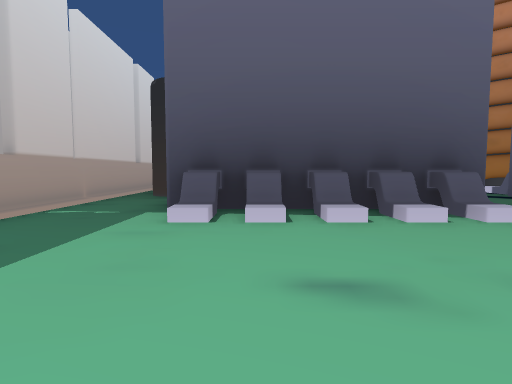
View 1 (above)

24 first-person views from a walk through a Unity game level. The camera is 1.2 m above the floor, tilts 4° down and sees 80° across. The floor is counted in squares, 2 m on a side. Each view is taken from the middle of a square. On the plan, view 1 faces up. The plan holds only what a view shows up to about 9 squares ahead; the rest is blank. The place goes on beyond the plan. The player character is not drawn. Door leaves are left out, so doorways stand open.

View 2
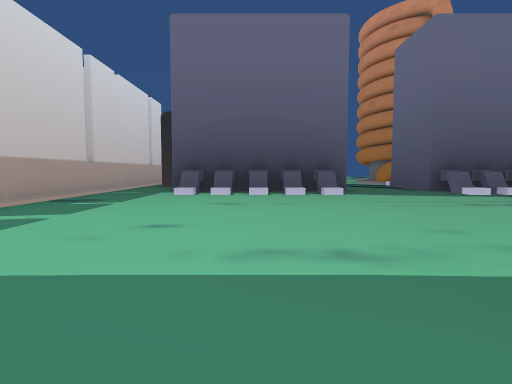

View 3
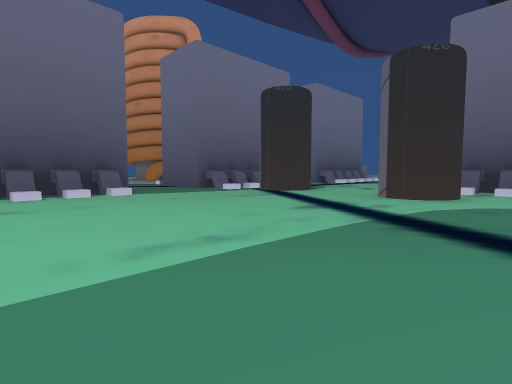

View 4
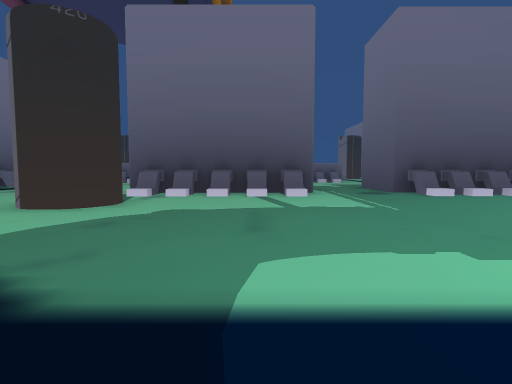

View 5
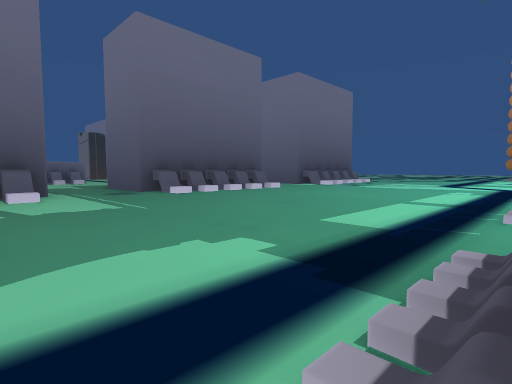

View 6
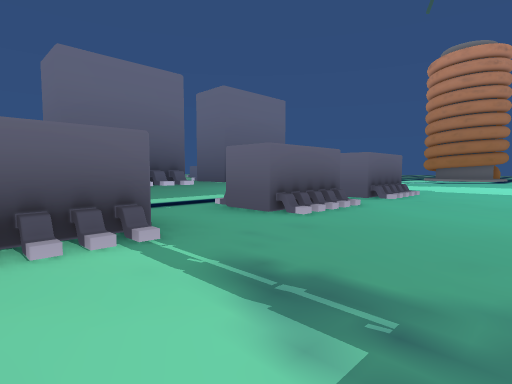

View 7
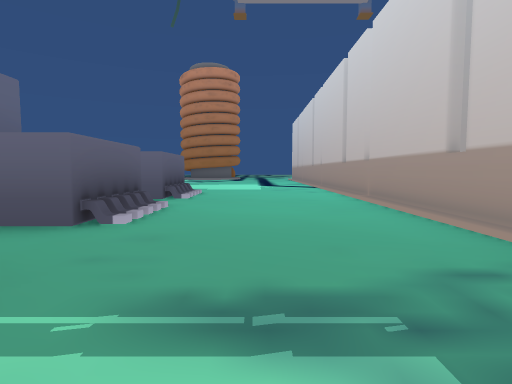

View 8
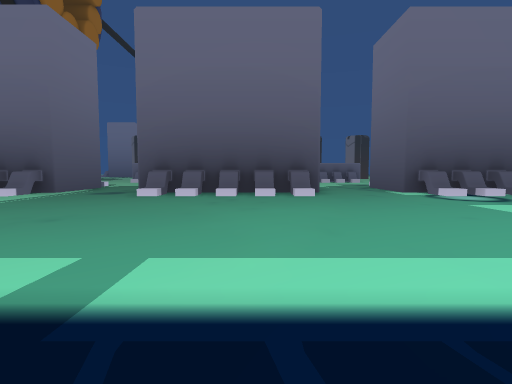

View 9
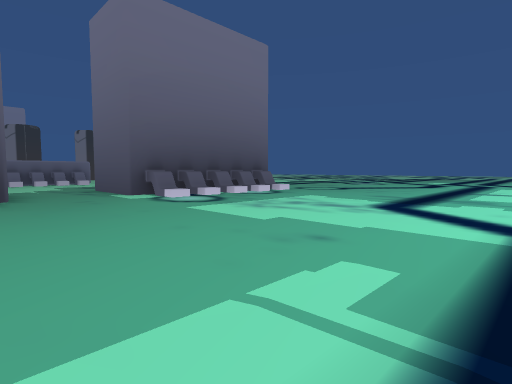

View 10
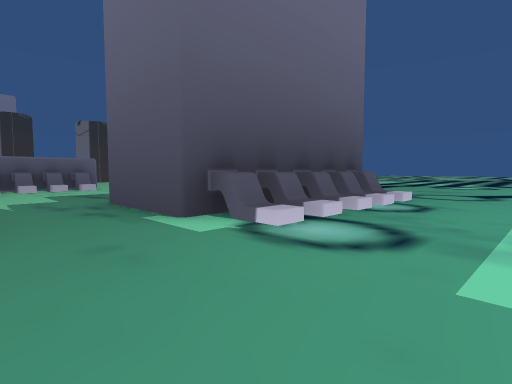

View 11
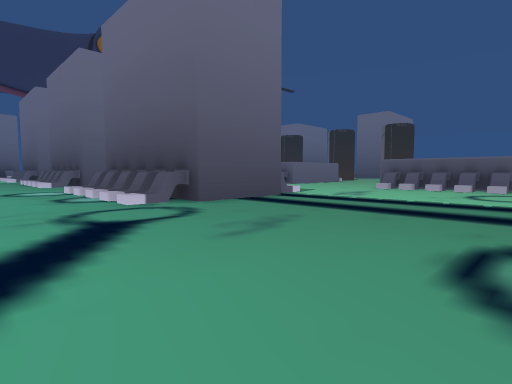

View 12
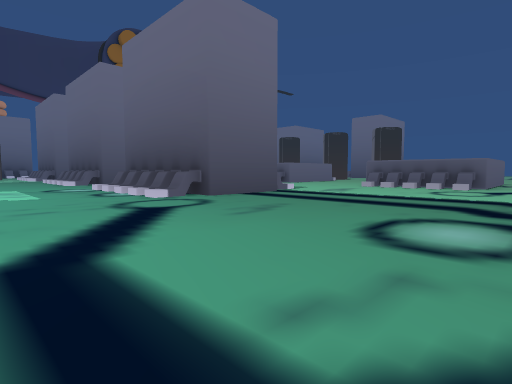

View 13
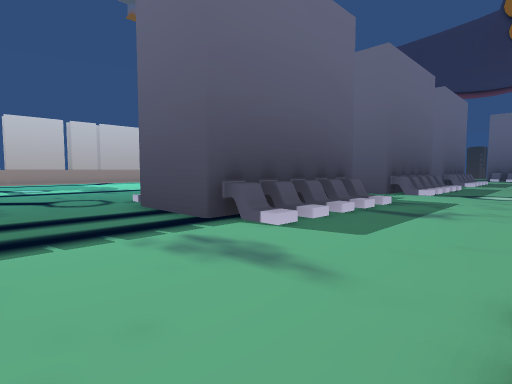

View 14
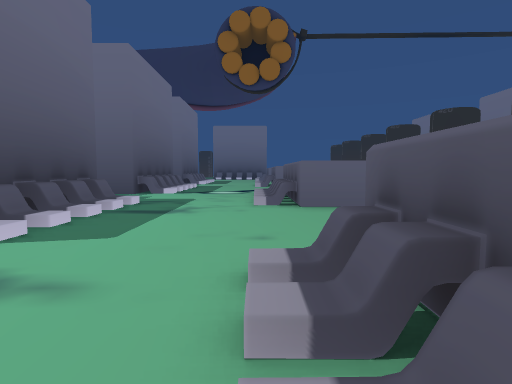

View 15
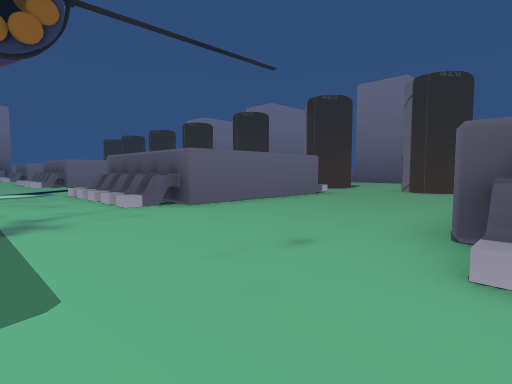

View 16
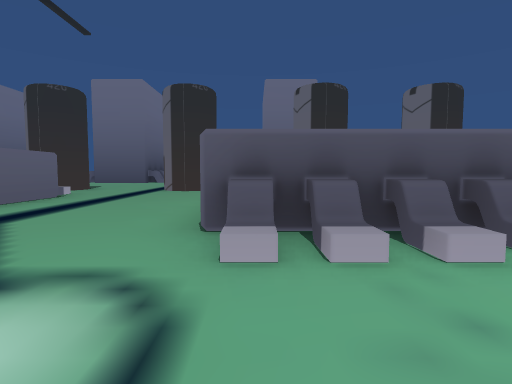

View 17
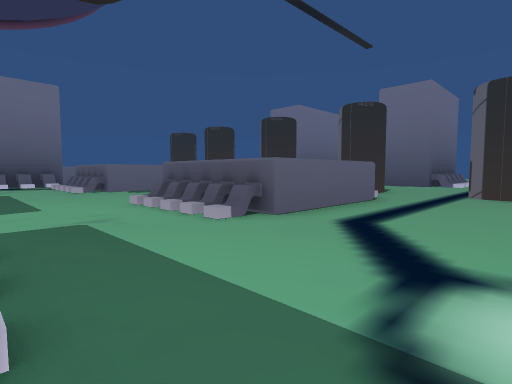

View 18
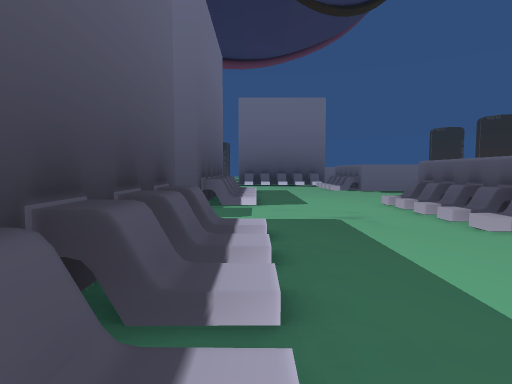

View 19
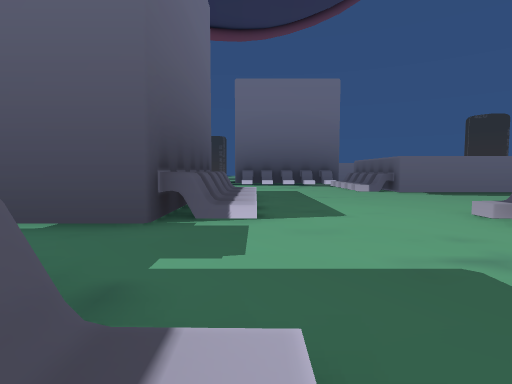

View 20
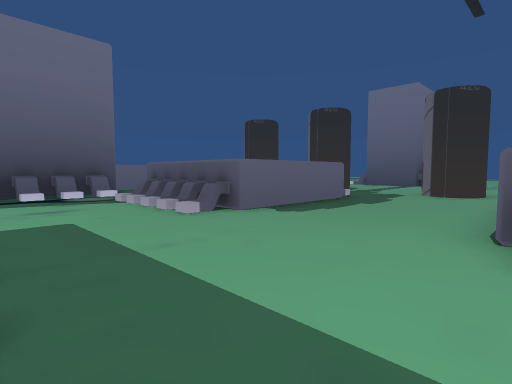

View 21
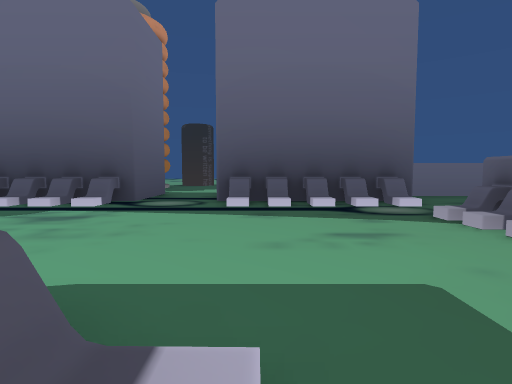

View 22
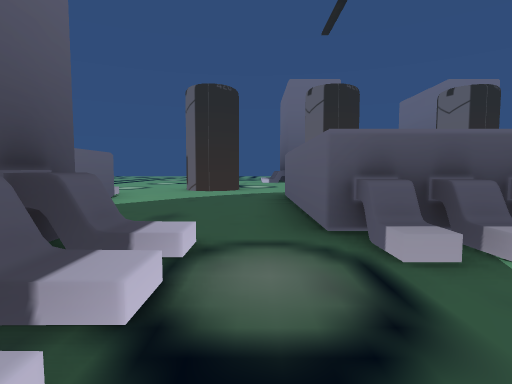

View 23
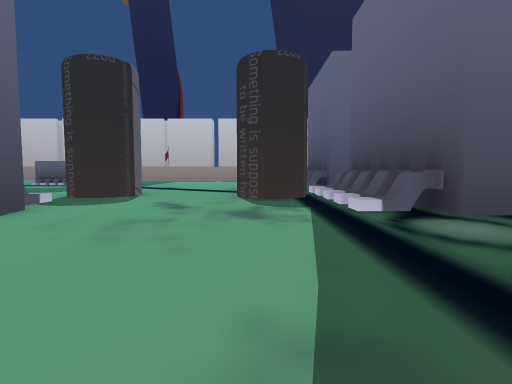

View 24
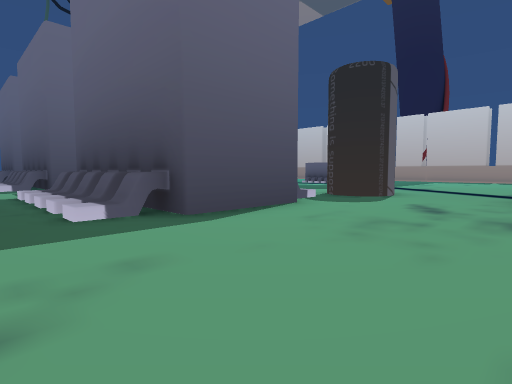

### Floor plan
Key: @ floor where view 1 was taken; # wall or solid block; x gap in a wall; . floor; / step, stairs or slope; D open door; ^ raised ledge; O other object.
Columns run from 4 left of view 1 to 25 right of it. Each row starts with its distance up from view 1.
  9  #
  8  #O
  7  #O      .#              ##..
  6 ##.      .#    #.      ......
  5 ##.#####..######.######......
  4 ##./////....................#O
  3  #..........#................
  2  #......... O......../#####.
  1 ##.................../#
  0   ..@................/#
 -1   .........##......../#####
 -2    ........OOx####/.........
 -3     ..........#  #/..........O
 -4     ..........#  #/.........OO
 -5       ........#  #/...........
 -6   ...OO.......####/../#
 -7   ...OO............../#
 -8   .................../#     O
 -9 ##.............###/../#####..
-10 ##...OO.......^# #/..........
-11  #...OO.......^###/..........O
-12  #............^###/.........#
-13 ##.DDOO.......^#  /........
-14  #.DDOO............../#
-15  #.... ............../#
-16    ... ........##..../#
-17    ..  .......^ ##.../#####.
-18        .......^  #...........
-19         ......^  #..........#O
-20         ......^  #..........#O
-21         .......###........
-22         ............./#
-23         ............./#
-24         ............./#
-25           .........../#
-26           ............
-27           ......

Positions as (right, up) in squares from view 1, and headings:
1: (0, 0), facing up
2: (1, -4), facing up
3: (0, -4), facing up-right
4: (2, -5), facing right
5: (2, -5), facing down-right
6: (-2, -6), facing down-right
7: (-1, -6), facing down
8: (2, -12), facing right
9: (3, -13), facing down-right
10: (7, -14), facing down-right
11: (7, -26), facing up-right
12: (6, -27), facing up-right
13: (17, -24), facing up-left
14: (17, -24), facing up
15: (15, -22), facing up-right
16: (15, -14), facing right
17: (14, -13), facing up-right
18: (14, -13), facing up
19: (14, -10), facing up
20: (14, -6), facing up-right
21: (14, -3), facing up
22: (15, 3), facing right
23: (15, 2), facing left
24: (15, 2), facing down-left
